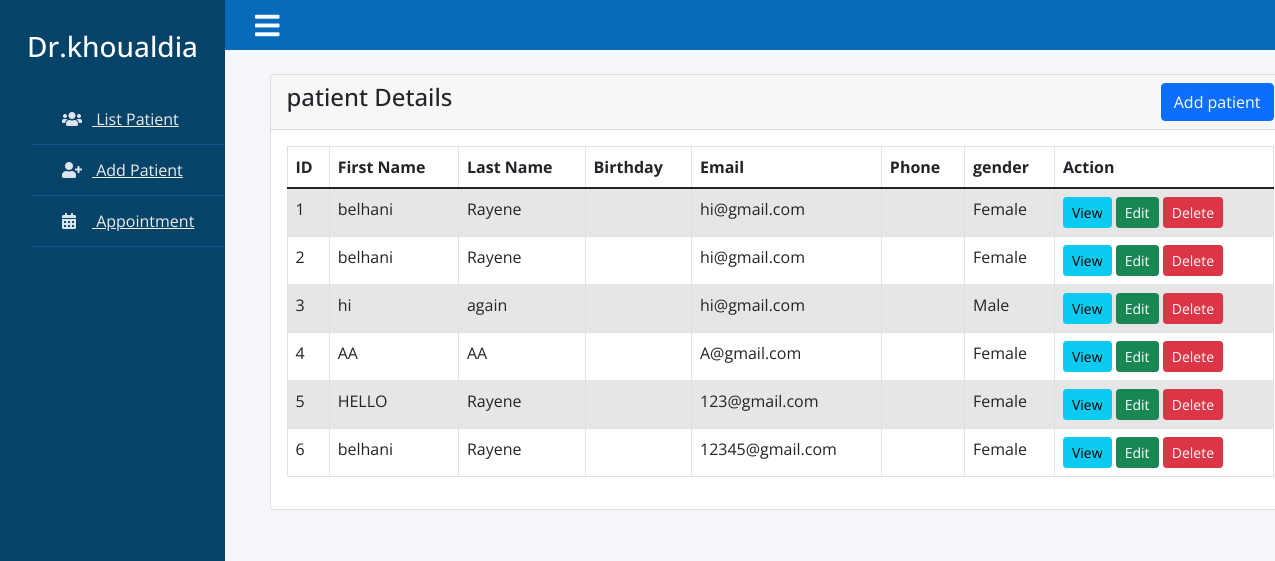
The page /indexsec.php on the database its author committed.
### tables this page shows
CREATE TABLE `users` (
  `id` int(11) NOT NULL,
  `firstname` varchar(30) NOT NULL,
  `lastname` varchar(30) NOT NULL,
  `email` varchar(100) NOT NULL,
  `phone_numbre` varchar(50) NOT NULL,
  `image` blob NOT NULL,
  `password` varchar(255) NOT NULL,
  `gender` varchar(6) NOT NULL,
  `city` varchar(50) NOT NULL,
  `date` datetime NOT NULL
);

### indexsec.php (the view, shortened to what this page needs)
<?php
    require 'dbcon.php';
?>
<!doctype html>
<html lang="en">
  <head>
    <link href="css/bootstrap.min.css" rel="stylesheet">
</head>
<body>
<?php include_once('header.php');?>
    <div class="container mt-4">
    <div class="row">
        <div class="col-md-11 offset-md-2">
            <div class="card">
                <div class="card-header">
                        <h4>patient Details
                            <a href="signup.php" class="btn btn-primary float-end">Add patient</a>
                        </h4>
                    </div>
                    <div class="card-body">
                    <table class="table table-bordered table-striped">
                            <thead>
                                <tr>
                                    <th>ID</th>
                                    <th>First Name</th>
                                    <th>Last Name</th>
                                     <th>Birthday</th>
                                    <th>Email</th>
                                    <th>Phone</th>
                                    <th> gender</th>
                                    <th>Action</th>
                                </tr>
                            </thead>
                            <tbody>
                                <?php
                                    $query = "SELECT * FROM users";
                                    $query_run = mysqli_query($con, $query);
                                    if(mysqli_num_rows($query_run) > 0)
                                    {
                                        foreach($query_run as $Patient)
                                        {
                                            ?>
                                            <tr>
                                                <td><?= $Patient['id']; ?></td>
                                                <td><?= $Patient['firstname']; ?></td>
                                                <td><?= $Patient['lastname']; ?></td>
                                                 <td><?= $Patient['birthday']; ?></td>
                                                <td><?= $Patient['email']; ?></td>
                                                <td><?= $Patient['phone_numbre']; ?></td>
                                                <td><?= $Patient['gender']; ?></td>
                                                <td>
                                                    <a href="patient-view.php?id=<?= $Patient['id']; ?>" class="btn btn-info btn-sm">View</a>
                                                    <a href="patient-edit.php?id=<?= $Patient['id']; ?>" class="btn btn-success btn-sm">Edit</a>
                                                    <form action="code.php" method="POST" class="d-inline">
                                                        <button type="submit" name="delete_patient" value="<?=$Patient['id'];?>" class="btn btn-danger btn-sm">Delete</button>
                                                    </form>
                                                </td>
                                            </tr>
                                            <?php
                                        }
                                    }
                                    else
                                    {
                                        echo "<h5> No Record Found </h5>";
                                    }
                                ?>
                            </tbody>
                        </table>
                    </div>
                </div>
            </div>
        </div>
    </div>
</body>
</html>

### header.php (style rules this page uses)
* { list-style: none; text-decoration: none; margin: 0; padding: 0; box-sizing: border-box; font-family: 'Open Sans', sans-serif; }
body { background: #f5f6fa; }

### rows shown on the page
users: id "1", firstname "belhani", lastname "Rayene", email "hi@gmail.com", gender "Female"
users: id "2", firstname "belhani", lastname "Rayene", email "hi@gmail.com", gender "Female"
users: id "3", firstname "hi", lastname "again", email "hi@gmail.com", gender "Male"
users: id "4", firstname "AA", lastname "AA", email "A@gmail.com", gender "Female"
users: id "5", firstname "HELLO", lastname "Rayene", email "123@gmail.com", gender "Female"
users: id "6", firstname "belhani", lastname "Rayene", email "12345@gmail.com", gender "Female"
